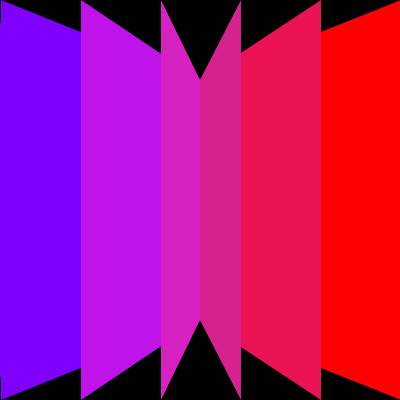
Frame 1 (no input)
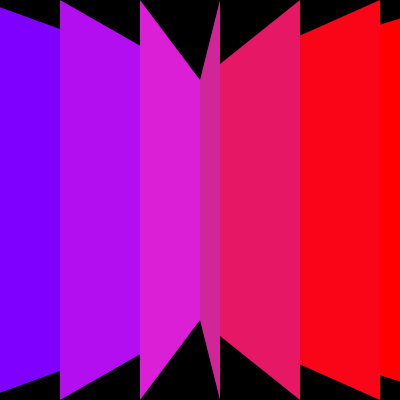
Frame 60 (no input)
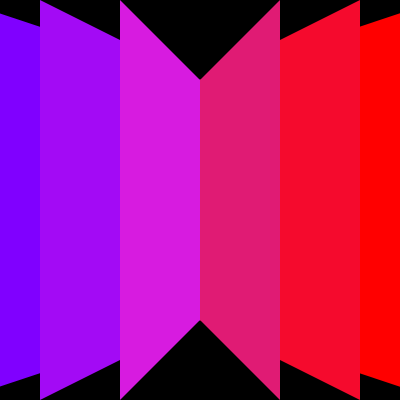
Frame 120 (the mouse pressed at the canvas centre since frame 60)

The p5.js sketch that drew these frames (run headless with seeded random() and noise() and a simulated clock; from frame 60 on, the mouse is pressed at the canvas centre):

// p5.js sketch
// ── sketch.js
// carrousel
// coded by @ktorn
// 
// a reproduction of https://twitter.com/newrafael/status/1626389747688939521
// by @newrafael
//

const PAGE_COUNT = 6;
let pagesX = [];
let pageSpacing;
let startX;
let endX;

let insideMargin = 0.2;
let insideTopX;
let insideTopY;
let insideBottomX;
let insideBottomY;

let startColor = 270;
let endColor = 360;

function setup() {
  createCanvas(400, 400);
  
  colorMode(HSB);
  noStroke();
  
  insideTopX = width / 2;
  insideTopY = height * insideMargin;
  insideBottomX = width / 2;
  insideBottomY = height - insideTopY;
  
  print(insideTopY, insideBottomY);
  
  pageSpacing = width  / (PAGE_COUNT - 1);
  startX = -pageSpacing;
  endX = startX + (PAGE_COUNT + 2) * pageSpacing;
  
  let halfPages = floor((PAGE_COUNT + 2) / 2);
  
  for (let i = 0; i < (PAGE_COUNT + 2); i++) {
    pagesX.push(startX + (i * pageSpacing));
  }
  
  
}

function draw() {
  background(0);
  
  for(let i = pagesX.length - 1; i >= 0; i--) {
    pagesX[i]++;
    
    if (pagesX[i] > endX) {
      pagesX.splice(i, 1);
    }
  }
  
  if (pagesX.length < PAGE_COUNT + 2 && pagesX[0] >= startX + pageSpacing ) {
    pagesX.unshift(startX);
  }

  let i = 0;
  let x = pagesX[i];
  
  while (x < width / 2) {
    drawPage(x);
    i++;
    x = pagesX[i];
  }
  
  for (let k = pagesX.length - 1; k >= i; k--) {
    x = pagesX[k];
    drawPage(x);
  }
}

function drawPage(x) {
  
    let pageColor = map(x, 0, width, startColor, endColor, true);
  
    let pageSat;
    let pageBrit;
  
    if (x < width / 2) {
      pageSat = map(x, 0, width / 2, 100, 80, true);
    } else {
      pageSat = map(x, width / 2, width , 80, 100, true);
    }
  
  
    if (x < width / 2) {
      pageBrit = map(x, 0, width / 2, 100, 80, true);
    } else {
      pageBrit = map(x, width / 2, width, 80, 100, true);
    }
  
  
    fill(pageColor, pageSat, pageBrit);
    beginShape();
    vertex(x, 0);
    vertex(x, height);
    vertex(insideBottomX, insideBottomY);
    vertex(insideTopX, insideTopY);
    vertex(x, 0);
    endShape();
}
